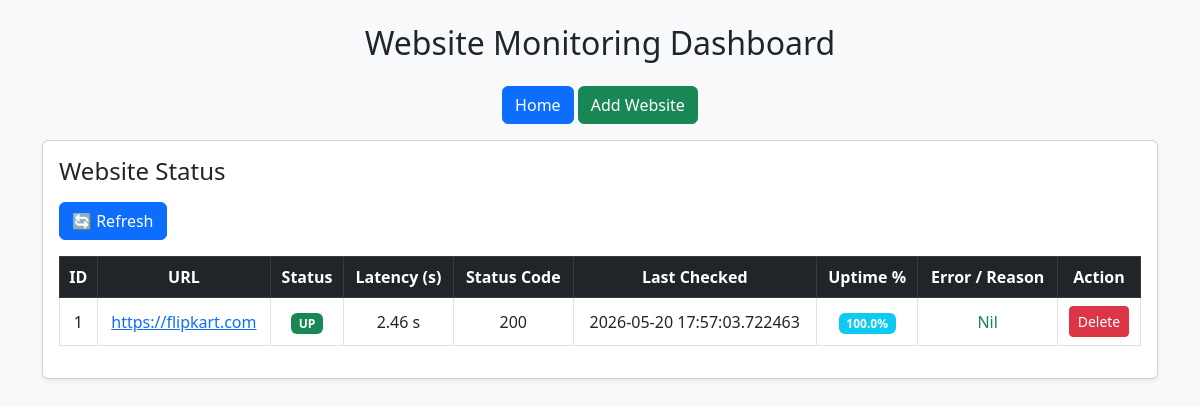
Before: / with the older database file.
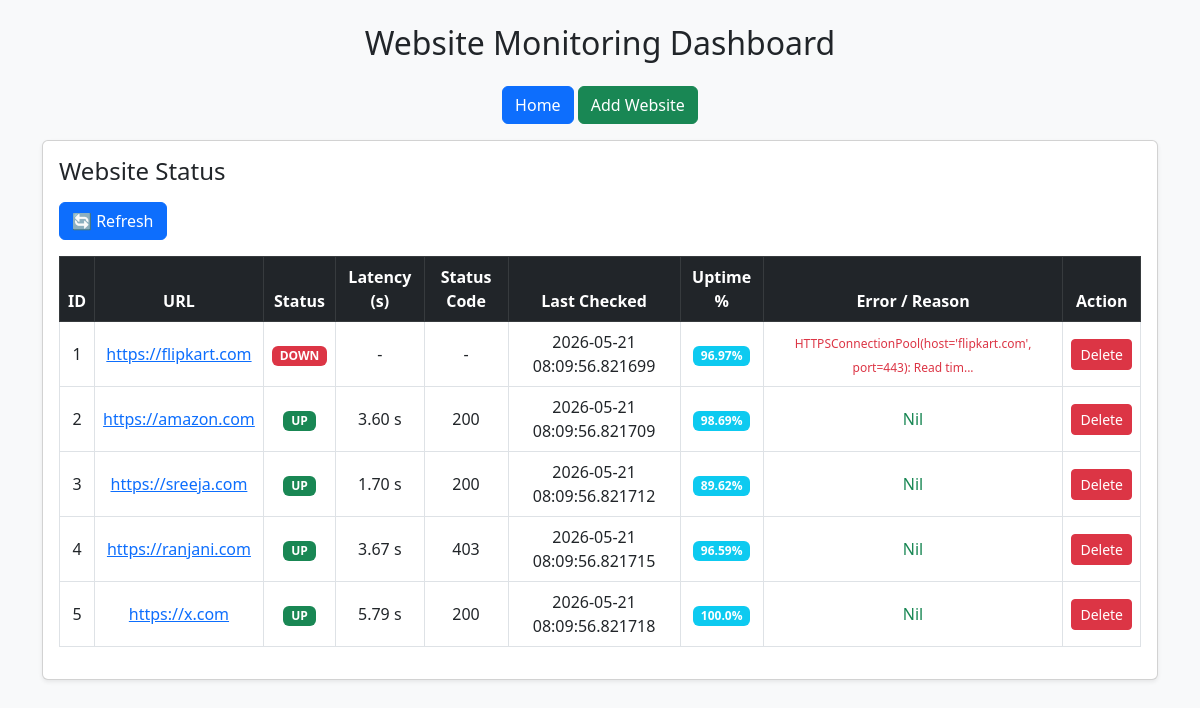
After: the same page with the newer database file.
### models.py (models this page shows)
class Website(db.Model):
    id = db.Column(db.Integer, primary_key=True)
    url = db.Column(db.String(255), nullable=False)

class Check(db.Model):
    id = db.Column(db.Integer, primary_key=True)
    website_id = db.Column(db.Integer, db.ForeignKey('website.id'))
    status = db.Column(db.Integer)
    latency = db.Column(db.Float)
    is_up = db.Column(db.Boolean)
    checked_at = db.Column(db.DateTime, default=datetime.utcnow)
    error_message = db.Column(db.Text)

### routes.py (the view)
@main.route('/')
def home():
    websites = Website.query.all()
    results = []
    for w in websites:
        latest = Check.query.filter_by(website_id=w.id)\
                            .order_by(Check.id.desc())\
                            .first()
        checks = Check.query.filter_by(website_id=w.id).all()
        if checks:
            total = len(checks)
            up = len([c for c in checks if c.is_up])
            uptime = round((up / total) * 100, 2)
        else:
            uptime = 0
        results.append({
            "id": w.id,
            "url": w.url,
            "status": latest.is_up if latest else None,
            "latency": latest.latency if latest else None,
            "status_code": latest.status if latest else None,
            "checked_at": latest.checked_at if latest else None,
            "uptime": uptime,
            "error_message": latest.error_message if latest else None
        })
    return render_template('index.html', results=results)

### templates/index.html
{% extends "base.html" %}
{% block content %}
<div class="card shadow-sm">
    <div class="card-body">
        <h4 class="mb-3">Website Status</h4>
        <button class="btn btn-primary mb-3"
        onclick="location.reload();">
             🔄 Refresh
        </button>
        <table class="table table-bordered table-hover text-center align-middle">
            <thead class="table-dark">
                <tr>
                    <th>ID</th>
                    <th>URL</th>
                    <th>Status</th>
                    <th>Latency (s)</th>
                    <th>Status Code</th>
                    <th>Last Checked</th>
                    <th>Uptime %</th>
                    <th>Error / Reason</th>
                    <th>Action</th>
                </tr>
            </thead>
            <tbody>
            {% for r in results %}
            <tr>
                <td>{{ r.id }}</td>
                <td>
                    <a href="{{ r.url }}" target="_blank">
                        {{ r.url }}
                    </a>
                </td>
                <td>
                    {% if r.status == True %}
                        <span class="badge bg-success">UP</span>
                    {% elif r.status == False %}
                        <span class="badge bg-danger">DOWN</span>
                    {% else %}
                        <span class="badge bg-warning text-dark">Checking...</span>
                    {% endif %}
                </td>
                <td>
                    {% if r.latency %}
                        {{ "%.2f"|format(r.latency) }} s
                    {% else %}
                        -
                    {% endif %}
                </td>
                <td>
                    {{ r.status_code if r.status_code else '-' }}
                </td>
                <td>
                    {{ r.checked_at if r.checked_at else '-' }}
                </td>
                <td>
                    <span class="badge bg-info">
                        {{ r.uptime }}%
                    </span>
                </td>
                <td>
                    {% if r.error_message %}
                        <span class="text-danger" style="font-size:12px;">
                            {{ r.error_message[:60] }}...
                        </span>
                    {% else %}
                        <span class="text-success">Nil</span>
                    {% endif %}
                </td>
                <td>
                    <a href="/delete/{{ r.id }}" class="btn btn-danger btn-sm">Delete</a>
                </td>
            </tr>
            {% endfor %}
            </tbody>
        </table>
    </div>
</div>
{% endblock %}

### templates/base.html (shortened to what this page needs)
<!DOCTYPE html><!DOCTYPE html<head>
    <link href="https://cdn.jsdelivr.net/npm/bootstrap@5.3.0/dist/css/bootstrap.min.css" rel="stylesheet">
</head>
<body class="bg-light">
<div class="container mt-4">
    <h2 class="text-center mb-4">Website Monitoring Dashboard</h2>
    <div class="text-center mb-3">
        <a href="/" class="btn btn-primary">Home</a>
        <a href="/add" class="btn btn-success">Add Website</a>
    </div>
    {% block content %}{% endblock %}
</div>
</body>
</html>
<html>

Changed rows visible on the page:
no longer on this page (row unchanged): Check: latency "2.46", checked_at "2026-05-20 17:57:03.722463"
added Check: checked_at "2026-05-21 08:09:56.821699", error_message "HTTPSConnectionPool(host='flipkart.com', port=443): Read tim"
added Website: url "https://amazon.com"
added Check: latency "3.60", checked_at "2026-05-21 08:09:56.821709"
added Website: url "https://sreeja.com"
added Check: latency "1.70", checked_at "2026-05-21 08:09:56.821712"
added Website: url "https://ranjani.com"
added Check: latency "3.67", status "403", checked_at "2026-05-21 08:09:56.821715"
added Website: url "https://x.com"
added Check: latency "5.79", checked_at "2026-05-21 08:09:56.821718"
Other visible differences:
new list line: "1 DOWN - - 96.97 % ... Delete"
new list line: "https://flipkart.com"
new list line: "2 UP s 200 98.69 % Nil Delete"
new list line: "3 UP s 200 89.62 % Nil Delete"
new list line: "4 UP s 96.59 % Nil Delete"
new list line: "5 UP s 200 100.0 % Nil Delete"
list line gone: "1 UP s 200 100.0 % Nil Delete"
list line gone: "https://flipkart.com"
